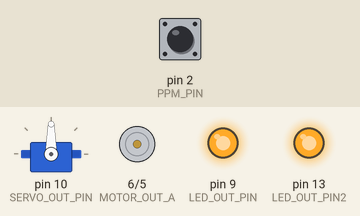
The sketch below on a simulated Arduino Uno, built with avr-gcc and run on an emulated ATmega328P. Parts: servo, motor-driver pin pairs drawn as motors (green arrow = first pin HIGH = forward, orange = second pin HIGH = backward, longer = more drive), output pins drawn as LEDs (lit = HIGH). The inputs (shaded band) are chosen by the test bench; at power-on: pin 2 (PPM_PIN) LOW.

Above: at 0.88 s.
1.3 s: pin 2 (PPM_PIN) pulsed HIGH 2 times (0.12 s each, 0.3 s apart)
At 2.0 s:
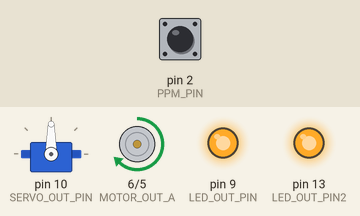
At 4.25 s:
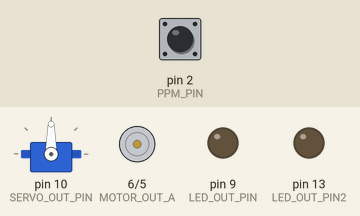
4.3 s: pin 2 (PPM_PIN) driven HIGH
At 4.92 s:
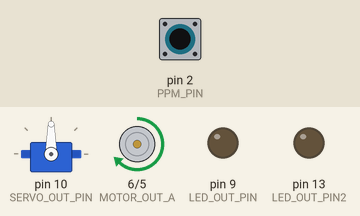
Timing chart, 0 to 13.3 s (numbered marks = the images above; inputs shaded):
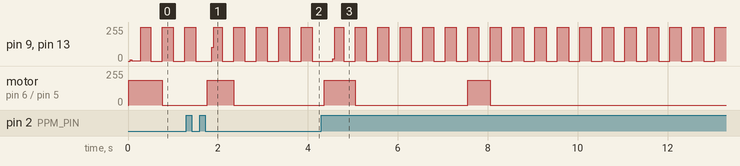

The sketch:

Hovercraft_RC_PPM_MOSFET.ino
```cpp
#include <Servo.h>

// Prop Motor
#define MOTOR_OUT_A       6

// Imp Motor
#define MOTOR_OUT_B       5

#define SERVO_OUT_PIN 10

#define LED_OUT_PIN     9
#define LED_OUT_PIN2   13

// RC receiver Data
#define PPM_PIN    2
volatile uint16_t curPulse = 0;
volatile uint32_t PULSESTART = 0;
volatile uint32_t PULSES[5] = {0,0,0,0,0};

// Globals
Servo fins;
int curAngle = 90;
int curPropSpeed = 0;
int propDir = 0;
int curImpSpeed = 0;
int lastAngle = 90;
int lastPropSpeed = 0;
int lastImpSpeed = 0;

// Watchdog, reset in ISR
#define WD_TIMEOUT  250
volatile uint32_t wdStart = 0;

void setup()
{
  noInterrupts();
  fins.attach(SERVO_OUT_PIN,600,2400);
  fins.write(90);

  pinMode(MOTOR_OUT_A,OUTPUT);
  pinMode(MOTOR_OUT_B,OUTPUT);
  pinMode(LED_OUT_PIN,OUTPUT);
  pinMode(LED_OUT_PIN2,OUTPUT);

  // Interrupts for RC
  attachInterrupt(0,ISRPIN2,CHANGE);

  for(int i=0;i<3;i++){
    // Flash LED 3 times when ready
    digitalWrite(LED_OUT_PIN,HIGH);
    digitalWrite(LED_OUT_PIN2,HIGH);
    delay(100);
    digitalWrite(LED_OUT_PIN,LOW);
    digitalWrite(LED_OUT_PIN2,LOW);
    delay(100);
  }
  wdStart = millis();
  interrupts();
}

void loop()
{
  if(!(micros() % 1000)){ // every 1 ms
    digitalWrite(LED_OUT_PIN,HIGH);
    digitalWrite(LED_OUT_PIN2,HIGH);
    pulseToVal();
    impellerMotor(curImpSpeed);
    propMotor(curPropSpeed,propDir);
    finsServo(curAngle);
    digitalWrite(LED_OUT_PIN,LOW);
    digitalWrite(LED_OUT_PIN2,LOW);
  }

  if(millis() - wdStart > WD_TIMEOUT){
    // Controller disconnected.

    // Flash LED
    digitalWrite(LED_OUT_PIN,HIGH);
    digitalWrite(LED_OUT_PIN2,HIGH);
    delay(250);
    digitalWrite(LED_OUT_PIN,LOW);
    digitalWrite(LED_OUT_PIN2,LOW);
    delay(250);

    // Disable Prop and Servo, leave impeller going.
    propMotor(0,0);
    finsServo(90);
  }
}

void motorMove(int motor, int spd, int dir){

  if(motor == MOTOR_OUT_A){
    analogWrite(motor, spd);
  }else{
    analogWrite(motor, spd);
  }
}

void impellerMotor(int vel){
  //Ramp up the impeller
  //if(abs(vel - lastImpSpeed) < 10) return;
  if(vel==0){
    motorMove(MOTOR_OUT_B,0,0);
    lastImpSpeed = 0;
    return;
  }
  motorMove(MOTOR_OUT_B,vel,0); //always reverse
}
void propMotor(int vel,int dir){
  //dir: 1 forward, 0 backward
  motorMove(MOTOR_OUT_A,vel,dir);
  lastPropSpeed = vel;
}
void finsServo(unsigned int angle){
  if(millis() < 1500) return; // do nothing for the first 1.5 seconds

  const int MAX = 600;
  const int MIN = 2400;
  unsigned int pulseWidth = 0;

  if(abs(lastAngle - angle) < 5){
    // Filtering
    lastAngle = angle;
    return;
  }

  pulseWidth = map(angle,0,180,MIN,MAX);

  fins.writeMicroseconds(pulseWidth);

  lastAngle = angle;
}

void ISRPIN2(){
  // Begin ISR
   if(digitalRead(PPM_PIN) == HIGH){
     //rising
     PULSESTART = micros();
   }else{
     //falling
     uint16_t time = micros() - PULSESTART;
     if(time > 3500){
       // Greater than 5ms, therefore it's the gap.
       curPulse = 0;
       return;
     }
     if(curPulse > 4){
       // we have a problem, controller disconnected?
       // continue current state
       return;
     }
     // Assign the pulse and increment the count.
     PULSES[curPulse++] = time;
   }
   wdStart = millis();
}


void pulseToVal(){
  //Impeller (CHAN_3_PIN) PULSES[2]
  if(PULSES[2] < 410){
    curImpSpeed = 0;
  }else{
    curImpSpeed = map(PULSES[2],410,1400,1,0.85*255);
  }

  //Propeller (CHAN_2_PIN) PULSES[1]
  if(PULSES[1] > 1050){ //forward
    propDir = 0;
    curPropSpeed = map(PULSES[1],1051,1500,0,255);
  }else if(PULSES[1] < 950){ //reverse
    propDir = 1;
    curPropSpeed = map(PULSES[1],949,400,0,255);
  }else if (PULSES[1] < 350 or PULSES[1] > 1450){ //nothing
    propDir = 0;
    curPropSpeed = 0;
  }else{
    propDir = 0;
    curPropSpeed = 0;
  }

  if(PULSES[4] > 1000){
    // Landing gear ON
    //Servo (CHAN_1_PIN) PULESE[0]
    if(PULSES[0] > 350 and PULSES[0] < 1450)
      curAngle = map(PULSES[0],600,1400,140,40);
  }else{
    // Landing gear OFF
    //Servo (CHAN_1_PIN) PULESE[0]
    if(PULSES[0] > 350 and PULSES[0] < 1450)
      curAngle = map(PULSES[0],600,1400,115,65);

  }
}
```

Measured:
- after the input at 1.3 s, motor on pin 6 (MOTOR_OUT_A) / pin 5 (MOTOR_OUT_B): stopped → forward 184/255 after 0.47 s, → stopped 0.58 s later
- after the input at 4.3 s, motor on pin 6 (MOTOR_OUT_A) / pin 5 (MOTOR_OUT_B): stopped → forward 184/255 after 0.06 s, → stopped 0.69 s later, → forward 184/255 2.5 s later, → stopped 0.50 s later
- by itself, pin 9 (LED_OUT_PIN), pin 13 (LED_OUT_PIN2): repeats every 0.46 s: 255/255 0.21 s, 0/255 0.25 s
